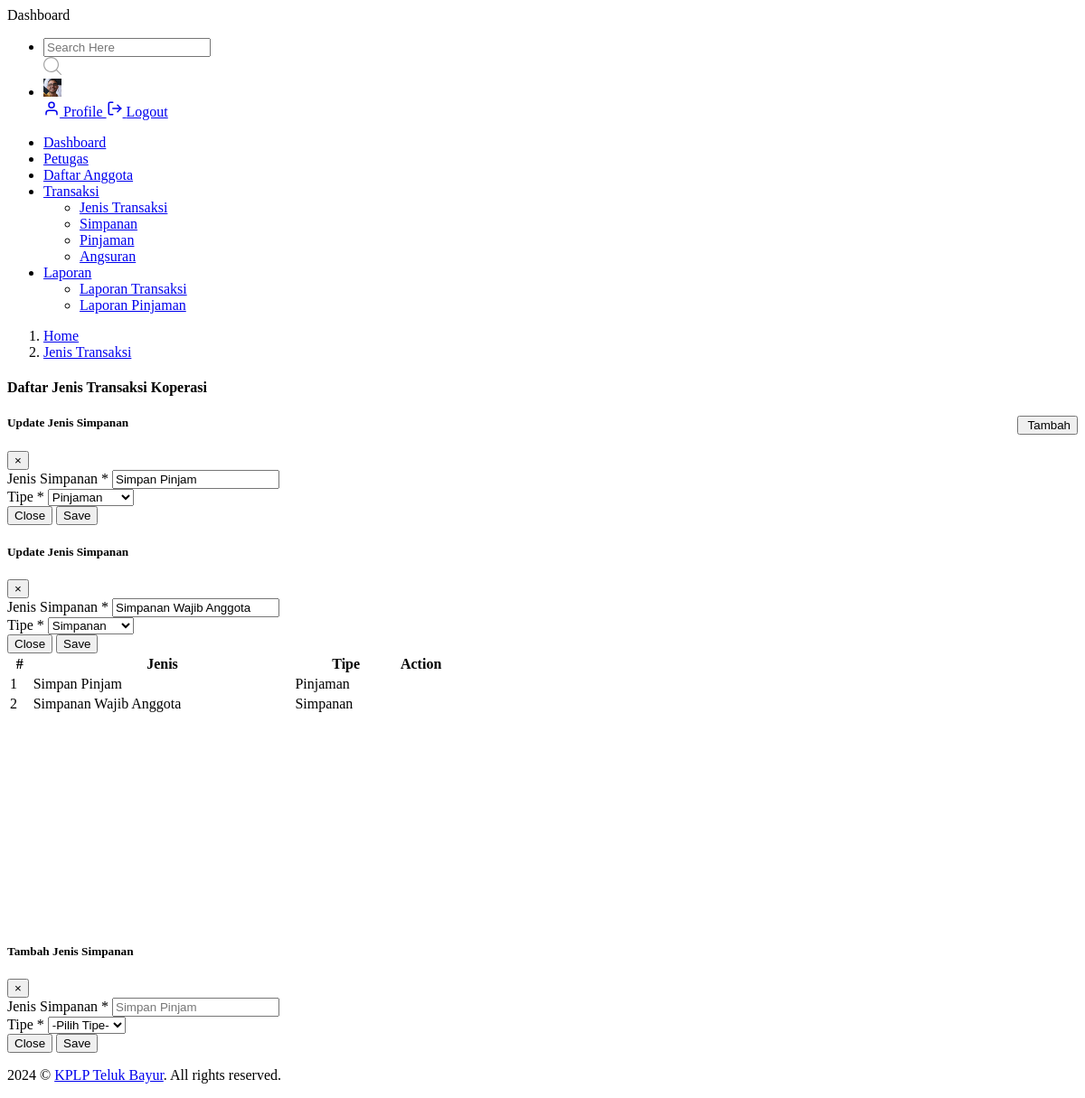
The page /index.php?p=module/transaksi/jenis/index (signed in) on the database its author committed.
### tables this page shows
CREATE TABLE `jenis_simpanan` (
  `id_jenis` int NOT NULL,
  `jenis` varchar(50) NOT NULL,
  `tipe` enum('S','P') NOT NULL
);

CREATE TABLE `cf_setting` (
  `set_id` int NOT NULL,
  `set_app_name` varchar(255) NOT NULL,
  `set_app_author` varchar(255) NOT NULL,
  `set_app_desc` text NOT NULL,
  `set_app_year` char(4) NOT NULL,
  `set_app_icon` varchar(200) NOT NULL,
  `set_app_favicon` varchar(200) NOT NULL,
  `set_app_vers` char(20) NOT NULL
);

### config/database.php (called while the page is built, shortened)
<?php
function tipe($status)
{
    if ($status == 'P') {
        $tipe = 'Pinjaman';
    } else {
        $tipe = 'Simpanan';
    }
    return $tipe;
}

### config/lib.php (called while the page is built, shortened)
<?php
$setting  = $koneksi->query("SELECT * FROM cf_setting")->fetch_assoc();
$author   = $setting['set_app_author'];

### module/transaksi/jenis/index.php (the view, shortened to what this page needs)
<div class="content-body">
    <div class="container-fluid">
        <div class="page-titles">
            <ol class="breadcrumb">
                <li class="breadcrumb-item"><a href="javascript:void(0)">Home</a></li>
                <li class="breadcrumb-item active"><a href="javascript:void(0)">Jenis Transaksi</a></li>
            </ol>
        </div>
        <div class="row">
            <div class="col-12">
                <div class="card">
                    <div class="card-header">
                        <h4 class="card-title">Daftar Jenis Transaksi Koperasi</h4>
                        <button class="btn btn-primary m-b-15" type="button" data-toggle="modal" data-target="#exampleModal" style="float: right;">
                            <i class="icon wb-plus" aria-hidden="true"></i> Tambah
                        </button>
                    </div>
                    <div class="card-body">
                        <div class="table-responsive">
                            <table id="example" class="display">
                                <thead>
                                    <tr>
                                        <th>#</th>
                                        <th>Jenis</th>
                                        <th>Tipe</th>
                                        <th>Action</th>
                                    </tr>
                                </thead>
                                <tbody>
                                    <?php
                                    $ambil = $koneksi->query("SELECT * FROM jenis_simpanan ORDER BY id_jenis DESC");
                                    foreach ($ambil as $no => $row) :
                                    ?>
                                        <tr>
                                            <td style="width:5%"><?= $no + 1 ?></td>
                                            <td><?= $row['jenis'] ?></td>
                                            <td><?= tipe($row['tipe']) ?></td>
                                            <td style="width:10%">
                                            </td>
                                        </tr>
                                        <div class="modal fade" id="edit<?= $row['id_jenis'] ?>" data-backdrop="static" tabindex="-1" role="dialog" aria-labelledby="editLabel" aria-hidden="true">
                                            <div class="modal-dialog" role="document">
                                                <div class="modal-content">
                                                    <div class="modal-header">
                                                        <h5 class="modal-title" id="editLabel">Update Jenis Simpanan</h5>
                                                        <button class="close" type="button" data-dismiss="modal" aria-label="Close"><span aria-hidden="true">×</span></button>
                                                    </div>
                                                    <?php
                                                    $id = $row['id_jenis'];
                                                    $select = $koneksi->query("SELECT * FROM jenis_simpanan WHERE id_jenis = '$id'");
                                                    $pecah = $select->fetch_assoc();
                                                    ?>
                                                    <div class="modal-body">
                                                        <form action="module/transaksi/jenis/aksi_edit.php" method="POST">
                                                            <div class="row">
                                                                <div class="mb-3 col-md-12 col-sm-12">
                                                                    <label class="form-label">Jenis Simpanan</label>
                                                                    <span class="text-danger">*</span>
                                                                    <input class="form-control" name="jenis" type="text" value="<?= $pecah['jenis'] ?>" placeholder="Simpan Pinjam">
                                                                </div>
                                                                <div class="mb-3 col-md-12 col-sm-12">
                                                                    <label class="form-label">Tipe</label>
                                                                    <span class="text-danger">*</span>
                                                                    <select name="tipe" class="form-control">
                                                                        <option value="P" <?php
                                                                                            if ($pecah['tipe'] == 'P') {
                                                                                                echo 'selected="selected"';
                                                                                            }
                                                                                            ?>>Pinjaman</option>
                                                                        <option value="S" <?php
                                                                                            if ($pecah['tipe'] == 'S') {
                                                                                                echo 'selected="selected"';
                                                                                            }
                                                                                            ?>>Simpanan</option>
                                                                    </select>
                                                                </div>
                                                            </div>
                                                            <div class="modal-footer no-bd">
                                                                <button class="btn btn-warning btn-md" type="button" data-dismiss="modal">Close</button>
                                                                <button class="btn btn-success btn-md" type="submit" name="update">Save</button>
                                                            </div>
                                                        </form>
                                                    </div>
                                                </div>
                                            </div>
                                        </div>
                                    <?php endforeach ?>
                                </tbody>
                            </table>
                        </div>
                    </div>
                </div>
            </div>
        </div>
    </div>
</div>
<div class="modal fade" id="exampleModal" data-backdrop="static" tabindex="-1" role="dialog" aria-labelledby="exampleModalLabel" aria-hidden="true">
    <div class="modal-dialog" role="document">
        <div class="modal-content">
            <div class="modal-header">
                <h5 class="modal-title" id="exampleModalLabel">Tambah Jenis Simpanan</h5>
                <button class="close" type="button" data-dismiss="modal" aria-label="Close">
                    <span aria-hidden="true">×</span>
                </button>
            </div>
            <div class="modal-body">
                <form action="module/transaksi/jenis/aksi_simpan.php" method="POST">
                    <div class="row">
                        <div class="mb-3 col-md-12 col-sm-12">
                            <label class="form-label">Jenis Simpanan</label>
                            <span class="text-danger">*</span>
                            <input class="form-control" name="jenis" type="text" placeholder="Simpan Pinjam">
                        </div>
                        <div class="mb-3 col-md-12 col-sm-12">
                            <label class="form-label">Tipe</label>
                            <span class="text-danger">*</span>
                            <select name="tipe" class="form-control">
                                <option>-Pilih Tipe-</option>
                            </select>
                        </div>
                    </div>
                    <div class="modal-footer no-bd">
                        <button class="btn btn-warning" type="button" data-dismiss="modal">Close</button>
                        <button class="btn btn-success" type="submit" name="simpan">Save</button>
                    </div>
                </form>
            </div>
        </div>
    </div>
</div>

### template/footer.php (shortened to what this page needs)
<div class="footer">
    <div class="copyright">
        <p>
            © <a href="#"><?= $author ?></a>. All rights reserved.
        </p>
    </div>
</div>

### rows shown on the page
jenis_simpanan: jenis "Simpan Pinjam", tipe "Pinjaman"
jenis_simpanan: jenis "Simpanan Wajib Anggota", tipe "Simpanan"
cf_setting: set_app_author "KPLP Teluk Bayur"
